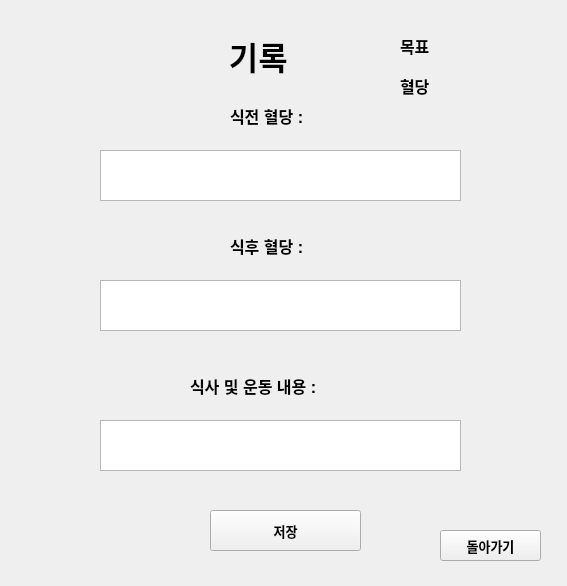
<?xml version="1.0" encoding="UTF-8"?>
<ui version="4.0">
 <class>Form</class>
 <widget class="QWidget" name="Form">
  <property name="geometry">
   <rect>
    <x>0</x>
    <y>0</y>
    <width>567</width>
    <height>586</height>
   </rect>
  </property>
  <property name="windowTitle">
   <string>Form</string>
  </property>
  <widget class="QLabel" name="label_3">
   <property name="geometry">
    <rect>
     <x>230</x>
     <y>220</y>
     <width>271</width>
     <height>51</height>
    </rect>
   </property>
   <property name="font">
    <font>
     <family>Arial</family>
     <pointsize>12</pointsize>
     <weight>75</weight>
     <bold>true</bold>
    </font>
   </property>
   <property name="text">
    <string>식후 혈당 :</string>
   </property>
  </widget>
  <widget class="QPushButton" name="backbutton">
   <property name="geometry">
    <rect>
     <x>440</x>
     <y>530</y>
     <width>101</width>
     <height>31</height>
    </rect>
   </property>
   <property name="font">
    <font>
     <family>Arial</family>
     <pointsize>10</pointsize>
     <weight>75</weight>
     <bold>true</bold>
    </font>
   </property>
   <property name="text">
    <string>돌아가기</string>
   </property>
   <property name="checkable">
    <bool>false</bool>
   </property>
   <property name="autoDefault">
    <bool>false</bool>
   </property>
  </widget>
  <widget class="QLabel" name="label_2">
   <property name="geometry">
    <rect>
     <x>230</x>
     <y>90</y>
     <width>271</width>
     <height>51</height>
    </rect>
   </property>
   <property name="font">
    <font>
     <family>Arial</family>
     <pointsize>12</pointsize>
     <weight>75</weight>
     <bold>true</bold>
    </font>
   </property>
   <property name="text">
    <string>식전 혈당 :</string>
   </property>
  </widget>
  <widget class="QTextEdit" name="text_3">
   <property name="geometry">
    <rect>
     <x>100</x>
     <y>420</y>
     <width>361</width>
     <height>51</height>
    </rect>
   </property>
  </widget>
  <widget class="QTextEdit" name="text_1">
   <property name="geometry">
    <rect>
     <x>100</x>
     <y>150</y>
     <width>361</width>
     <height>51</height>
    </rect>
   </property>
  </widget>
  <widget class="QTextEdit" name="text_2">
   <property name="geometry">
    <rect>
     <x>100</x>
     <y>280</y>
     <width>361</width>
     <height>51</height>
    </rect>
   </property>
  </widget>
  <widget class="QPushButton" name="savebutton">
   <property name="geometry">
    <rect>
     <x>210</x>
     <y>510</y>
     <width>151</width>
     <height>41</height>
    </rect>
   </property>
   <property name="font">
    <font>
     <family>Arial</family>
     <pointsize>10</pointsize>
     <weight>75</weight>
     <bold>true</bold>
    </font>
   </property>
   <property name="text">
    <string>저장</string>
   </property>
   <property name="checkable">
    <bool>false</bool>
   </property>
   <property name="autoDefault">
    <bool>false</bool>
   </property>
  </widget>
  <widget class="QLabel" name="label">
   <property name="geometry">
    <rect>
     <x>220</x>
     <y>30</y>
     <width>121</width>
     <height>51</height>
    </rect>
   </property>
   <property name="font">
    <font>
     <family>Arial</family>
     <pointsize>24</pointsize>
     <weight>75</weight>
     <bold>true</bold>
    </font>
   </property>
   <property name="text">
    <string> 기록</string>
   </property>
  </widget>
  <widget class="QLabel" name="label_7">
   <property name="geometry">
    <rect>
     <x>400</x>
     <y>20</y>
     <width>51</width>
     <height>51</height>
    </rect>
   </property>
   <property name="font">
    <font>
     <family>Arial</family>
     <pointsize>12</pointsize>
     <weight>75</weight>
     <bold>true</bold>
    </font>
   </property>
   <property name="text">
    <string>목표 </string>
   </property>
  </widget>
  <widget class="QLabel" name="text_5">
   <property name="geometry">
    <rect>
     <x>460</x>
     <y>70</y>
     <width>101</width>
     <height>31</height>
    </rect>
   </property>
   <property name="font">
    <font>
     <family>Arial</family>
     <pointsize>11</pointsize>
    </font>
   </property>
   <property name="text">
    <string/>
   </property>
  </widget>
  <widget class="QLabel" name="label_8">
   <property name="geometry">
    <rect>
     <x>400</x>
     <y>60</y>
     <width>51</width>
     <height>51</height>
    </rect>
   </property>
   <property name="font">
    <font>
     <family>Arial</family>
     <pointsize>12</pointsize>
     <weight>75</weight>
     <bold>true</bold>
    </font>
   </property>
   <property name="text">
    <string>혈당</string>
   </property>
  </widget>
  <widget class="QLabel" name="text_4">
   <property name="geometry">
    <rect>
     <x>460</x>
     <y>20</y>
     <width>101</width>
     <height>31</height>
    </rect>
   </property>
   <property name="font">
    <font>
     <family>Arial</family>
     <pointsize>11</pointsize>
    </font>
   </property>
   <property name="text">
    <string/>
   </property>
  </widget>
  <widget class="QLabel" name="label_4">
   <property name="geometry">
    <rect>
     <x>190</x>
     <y>360</y>
     <width>271</width>
     <height>51</height>
    </rect>
   </property>
   <property name="font">
    <font>
     <family>Arial</family>
     <pointsize>12</pointsize>
     <weight>75</weight>
     <bold>true</bold>
    </font>
   </property>
   <property name="text">
    <string>식사 및 운동 내용 :</string>
   </property>
  </widget>
 </widget>
 <resources/>
 <connections/>
</ui>
